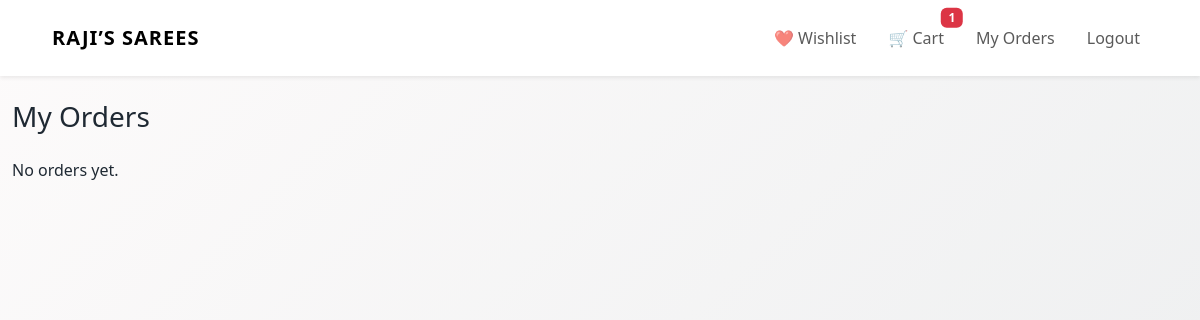
/orders (signed in), run on an earlier commit of the app's database.
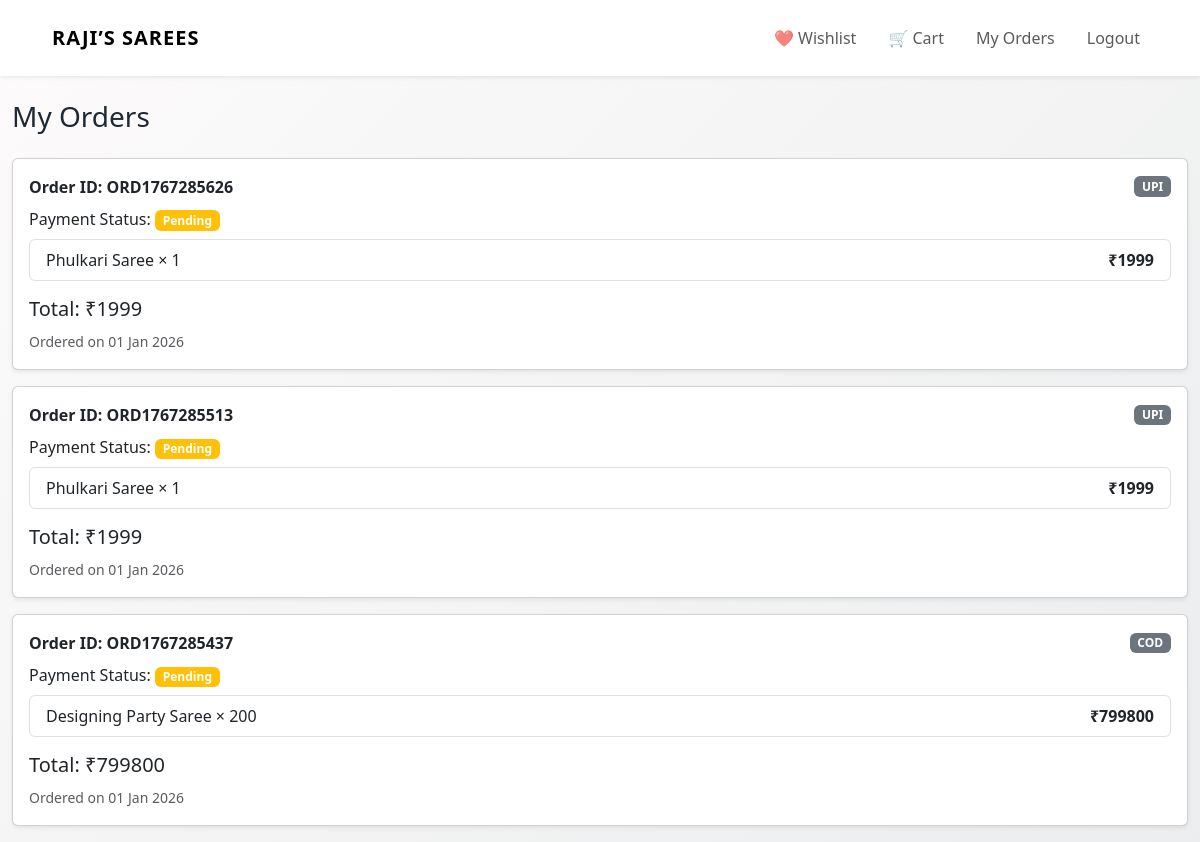
And on a later commit of the database.
### app.py (models this page shows)
class Order(db.Model):
    id = db.Column(db.Integer, primary_key=True)
    order_code = db.Column(db.String(20), unique=True, nullable=False)
    user_id = db.Column(db.Integer, db.ForeignKey("user.id"), nullable=False)
    payment_mode = db.Column(db.String(20))
    payment_status = db.Column(db.String(20))
    total_amount = db.Column(db.Integer)
    created_at = db.Column(db.DateTime, default=datetime.utcnow)
    user = db.relationship("User", back_populates="orders")
    items = db.relationship("OrderItem", backref="order", lazy=True)

class OrderItem(db.Model):
    id = db.Column(db.Integer, primary_key=True)
    order_id = db.Column(db.Integer, db.ForeignKey("order.id"), nullable=False)
    product_name = db.Column(db.String(150))
    price = db.Column(db.Integer)
    quantity = db.Column(db.Integer)

### app.py (the view)
@app.route("/orders")
@login_required
def orders():
    orders = Order.query.filter_by(user_id=current_user.id).order_by(Order.created_at.desc()).all()
    return render_template("orders_user.html", orders=orders)

### app.py (called while the page is built)
@login_manager.user_loader
def load_user(user_id):
    return User.query.get(int(user_id))

@app.context_processor
def inject_cart_count():
    if current_user.is_authenticated:
        count = db.session.query(
            func.sum(CartItem.quantity)
        ).filter_by(user_id=current_user.id).scalar()
        return {"cart_count": count or 0}
    return {"cart_count": 0}

### templates/orders_user.html
{% extends "base.html" %}
{% block content %}
<h3 class="mb-4">My Orders</h3>
{% for order in orders %}
<div class="card mb-3 shadow-sm">
  <div class="card-body">
    <div class="d-flex justify-content-between align-items-center mb-2">
      <strong>Order ID: {{ order.order_code }}</strong>
      <span class="badge bg-secondary">
        {{ order.payment_mode }}
      </span>
    </div>
    <p class="mb-2">
      Payment Status:
      <span class="badge
        {% if order.payment_status == 'Paid' %}
          bg-success
        {% else %}
          bg-warning
        {% endif %}
      ">
        {{ order.payment_status }}
      </span>
    </p>
    <ul class="list-group mb-3">
      {% for item in order.items %}
      <li class="list-group-item d-flex justify-content-between">
        {{ item.product_name }} × {{ item.quantity }}
        <strong>₹{{ item.price * item.quantity }}</strong>
      </li>
      {% endfor %}
    </ul>
    <h5>Total: ₹{{ order.total_amount }}</h5>
    <small class="text-muted">
      Ordered on {{ order.created_at.strftime('%d %b %Y') }}
    </small>
  </div>
</div>
{% else %}
<p>No orders yet.</p>
{% endfor %}
{% endblock %}

What changed in the data, as far as the page shows it:
added Order: order_code "ORD1767285626", payment_mode "UPI", payment_status "Pending", total_amount "1999", created_at "01 Jan 2026"
added OrderItem: product_name "Phulkari Saree", quantity "1", item.price*item.quantity "1999", shown under "ORD1767285626"
added Order: order_code "ORD1767285513", payment_mode "UPI", payment_status "Pending", total_amount "1999", created_at "01 Jan 2026"
added OrderItem: product_name "Phulkari Saree", quantity "1", item.price*item.quantity "1999", shown under "ORD1767285513"
added Order: order_code "ORD1767285437", payment_mode "COD", payment_status "Pending", total_amount "799800", created_at "01 Jan 2026"
added OrderItem: product_name "Designing Party Saree", quantity "200", item.price*item.quantity "799800", shown under "ORD1767285437"
Also different on the page:
{{ cart_count }}: "1" → (not shown)
text no longer shown: "No orders yet."
